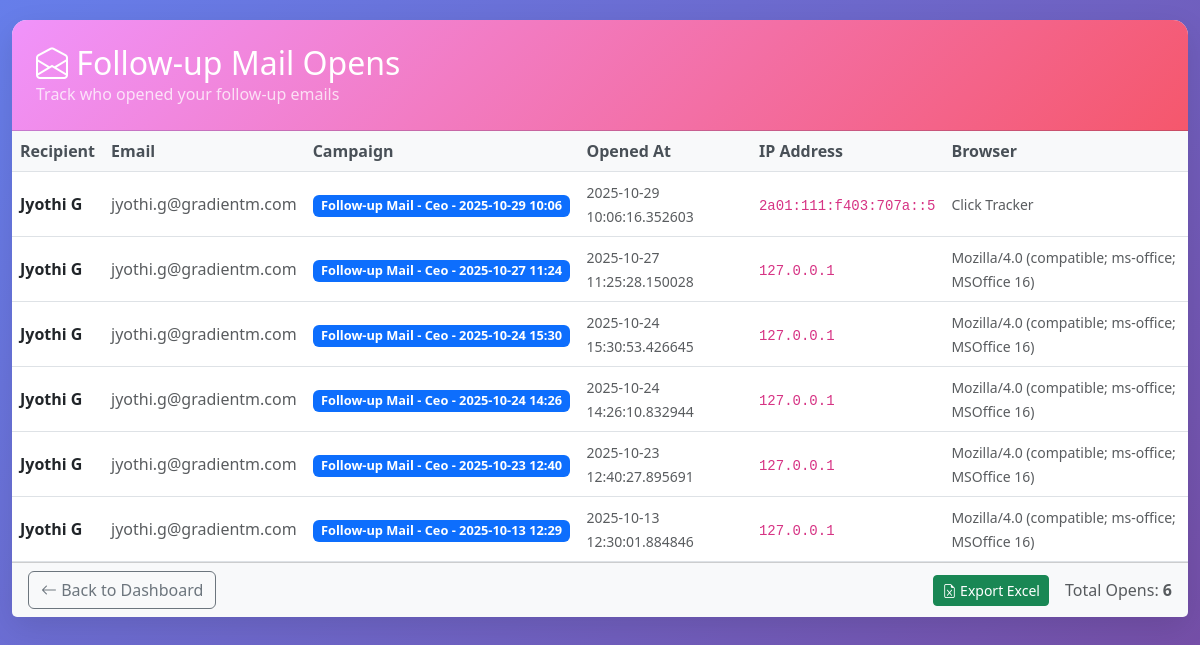
The app's page /followup_mail_opens (signed in) with its own data.
### tables this page shows
CREATE TABLE email_opens (
            id INTEGER PRIMARY KEY,
            tracking_id TEXT,
            opened_at TIMESTAMP,
            ip_address TEXT,
            user_agent TEXT
        , recipient_hash TEXT);

CREATE TABLE "email_logs" (
                id INTEGER PRIMARY KEY,
                campaign_id INTEGER,
                recipient_email TEXT,
                status TEXT,
                sent_at TIMESTAMP,
                error_message TEXT,
                tracking_id TEXT UNIQUE
            , recipient_name TEXT, recipient_hash TEXT, bcc_recipients TEXT);

CREATE TABLE campaigns (
            id INTEGER PRIMARY KEY,
            name TEXT,
            status TEXT,
            total_emails INTEGER,
            sent_count INTEGER,
            failed_count INTEGER,
            scheduled_time TIMESTAMP,
            created_at TIMESTAMP DEFAULT CURRENT_TIMESTAMP
        , mail_sequence TEXT DEFAULT "first");

### app.py (the view)
@app.route("/followup_mail_opens")
def followup_mail_opens():
    conn = sqlite3.connect('email_campaigns.db')
    c = conn.cursor()
    c.execute('''
        SELECT el.recipient_name, el.recipient_email, c.name as campaign_name,
               eo.opened_at, eo.ip_address, eo.user_agent
        FROM email_opens eo
        JOIN email_logs el ON eo.tracking_id = el.tracking_id
        JOIN campaigns c ON el.campaign_id = c.id
        WHERE c.mail_sequence = 'followup'
        ORDER BY eo.opened_at DESC
    ''')
    opens = c.fetchall()
    conn.close()
    return render_template("followup_mail_opens.html", opens=opens)

### app.py (called while the page is built)
@app.before_request
def before_request():
    if request.endpoint in PUBLIC_ROUTES:
        pass
    elif not session.get('logged_in') and request.endpoint != 'login':
        return redirect(url_for('login'))
    request.environ['HTTP_NGROK_SKIP_BROWSER_WARNING'] = 'true'
    request.environ['HTTP_NGROK_SKIP_BROWSER_WARNING'] = 'any'

@app.after_request
def after_request(response):
    response.headers['ngrok-skip-browser-warning'] = 'true'
    response.headers['ngrok-skip-browser-warning'] = 'any'
    response.headers['ngrok-skip-browser-warning'] = '1'
    response.headers['User-Agent'] = 'GradientMIT-EmailTracker/1.0'
    response.headers['X-Requested-With'] = 'XMLHttpRequest'
    response.headers['Accept'] = 'text/html,application/xhtml+xml,application/xml;q=0.9,*/*;q=0.8'
    response.headers['X-Forwarded-For'] = '127.0.0.1'
    response.headers['X-Real-IP'] = '127.0.0.1'
    response.headers['CF-Connecting-IP'] = '127.0.0.1'
    response.headers['Cache-Control'] = 'no-cache, no-store, must-revalidate'
    response.headers['Pragma'] = 'no-cache'
    response.headers['Expires'] = '0'
    return response

### templates/followup_mail_opens.html (shortened to what this page needs)
<!DOCTYPE html>
<html lang="en">
<head>
    <link href="https://cdn.jsdelivr.net/npm/bootstrap@5.3.0/dist/css/bootstrap.min.css" rel="stylesheet">
    <link rel="stylesheet" href="https://cdn.jsdelivr.net/npm/bootstrap-icons@1.10.5/font/bootstrap-icons.css">
</head>
<body>
    <div class="container">
        <div class="card">
            <div class="card-header">
                <h2 class="mb-0">
                    <i class="bi bi-envelope-open"></i> Follow-up Mail Opens
                </h2>
                <p class="mb-0 opacity-75">Track who opened your follow-up emails</p>
            </div>
            <div class="card-body p-0">
                {% if opens %}
                <div class="table-responsive">
                    <table class="table table-hover">
                        <thead>
                            <tr>
                                <th>Recipient</th>
                                <th>Email</th>
                                <th>Campaign</th>
                                <th>Opened At</th>
                                <th>IP Address</th>
                                <th>Browser</th>
                            </tr>
                        </thead>
                        <tbody>
                            {% for open in opens %}
                            <tr>
                                <td>
                                    <strong>{{ open[0] or 'N/A' }}</strong>
                                </td>
                                <td>
                                    <span class="text-muted">{{ open[1] }}</span>
                                </td>
                                <td>
                                    <span class="badge bg-primary">{{ open[2] or 'Unknown' }}</span>
                                </td>
                                <td>
                                    <small class="text-muted">{{ open[3] }}</small>
                                </td>
                                <td>
                                    <code class="small">{{ open[4] or 'Unknown' }}</code>
                                </td>
                                <td>
                                    <small class="text-muted">{{ (open[5] or 'Unknown')[:50] }}{% if (open[5] or '')|length > 50 %}...{% endif %}</small>
                                </td>
                            </tr>
                            {% endfor %}
                        </tbody>
                    </table>
                </div>
                {% else %}
                <div class="text-center py-5">
                    <i class="bi bi-inbox display-1 text-muted"></i>
                    <h4 class="mt-3 text-muted">No Opens Yet</h4>
                    <p class="text-muted">No one has opened your follow-up emails yet.</p>
                </div>
                {% endif %}
            </div>
            <div class="card-footer bg-light">
                <div class="d-flex justify-content-between">
                    <a href="{{ url_for('dashboard_selector') }}" class="btn btn-outline-secondary">
                        <i class="bi bi-arrow-left"></i> Back to Dashboard
                    </a>
                    <div class="d-flex align-items-center gap-3">
                        <a href="/export_followup_opens" class="btn btn-success btn-sm">
                            <i class="bi bi-file-earmark-excel"></i> Export Excel
                        </a>
                        <span class="text-muted">
                            Total Opens: <strong>{{ opens|length }}</strong>
                        </span>
                    </div>
                </div>
            </div>
        </div>
    </div>
</body>
</html>

### templates/followup_mail_opens.html (style rules this page uses)
body { background: linear-gradient(135deg, #667eea 0%, #764ba2 100%); min-height: 100vh; font-family: 'Segoe UI', Tahoma, Geneva, Verdana, sans-serif; padding: 20px 0; }
.container { max-width: 1200px; }
.card { border-radius: 15px; box-shadow: 0 10px 30px rgba(0,0,0,0.1); border: none; background: rgba(255, 255, 255, 0.95); backdrop-filter: blur(10px); }
.card-header { background: linear-gradient(135deg, #f093fb 0%, #f5576c 100%); color: white; border-radius: 15px 15px 0 0 !important; padding: 1.5rem; }
.table { margin-bottom: 0; }
.table th { border-top: none; background: #f8f9fa; font-weight: 600; color: #495057; }
.table td { vertical-align: middle; }
.badge { font-size: 0.8rem; }
.btn-outline-secondary { border-color: #6c757d; color: #6c757d; }

### records on screen
email_opens: recipient_name "Jyothi G", recipient_email "jyothi.g@gradientm.com", name "Follow-up Mail - Ceo - 2025-10-29 10:06", opened_at "2025-10-29 10:06:16.352603", ip_address "2a01:111:f403:707a::5", user_agent "Click Tracker"
email_opens: recipient_name "Jyothi G", recipient_email "jyothi.g@gradientm.com", name "Follow-up Mail - Ceo - 2025-10-27 11:24", opened_at "2025-10-27 11:25:28.150028", ip_address "127.0.0.1", user_agent "Mozilla/4.0 (compatible; ms-office; MSOffice 16)"
email_opens: recipient_name "Jyothi G", recipient_email "jyothi.g@gradientm.com", name "Follow-up Mail - Ceo - 2025-10-24 15:30", opened_at "2025-10-24 15:30:53.426645", ip_address "127.0.0.1", user_agent "Mozilla/4.0 (compatible; ms-office; MSOffice 16)"
email_opens: recipient_name "Jyothi G", recipient_email "jyothi.g@gradientm.com", name "Follow-up Mail - Ceo - 2025-10-24 14:26", opened_at "2025-10-24 14:26:10.832944", ip_address "127.0.0.1", user_agent "Mozilla/4.0 (compatible; ms-office; MSOffice 16)"
email_opens: recipient_name "Jyothi G", recipient_email "jyothi.g@gradientm.com", name "Follow-up Mail - Ceo - 2025-10-23 12:40", opened_at "2025-10-23 12:40:27.895691", ip_address "127.0.0.1", user_agent "Mozilla/4.0 (compatible; ms-office; MSOffice 16)"
email_opens: recipient_name "Jyothi G", recipient_email "jyothi.g@gradientm.com", name "Follow-up Mail - Ceo - 2025-10-13 12:29", opened_at "2025-10-13 12:30:01.884846", ip_address "127.0.0.1", user_agent "Mozilla/4.0 (compatible; ms-office; MSOffice 16)"

### other values on screen
{{ opens|length }} "6"
